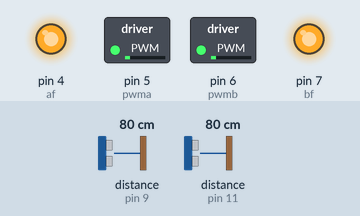
Recording of a sketch running on a simulated Arduino Mega 2560, built with avr-gcc and run on an emulated ATmega2560. On the bench: switched loads named in the sketch (green lamp = pin HIGH), output pins drawn as LEDs (lit = HIGH). Wiring (inferred from the names in the program): 2 × ultrasonic range finder: trigger pin 8, echo pin 9 / trigger pin 10, echo pin 11. Dashed ring = blinking. The test bench sets the inputs (shaded band); at power-on: distance to the obstacle (sensors on pin 9, pin 11) 80 cm. The echo pulse lasts 58.3 µs per cm; pins used as bus, display or sensor lines are not drawn; what the sketch prints to the serial monitor is not drawn.

Above: at 1.3 s.
1.4 s: distance to the obstacle (sensor on pin 9) set to 60 cm
At 2.1 s:
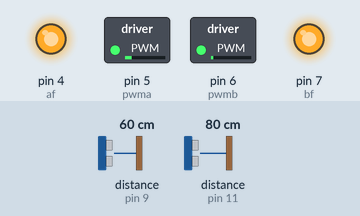
4.5 s: distance to the obstacle (sensor on pin 11) set to 2 cm
At 6.2 s:
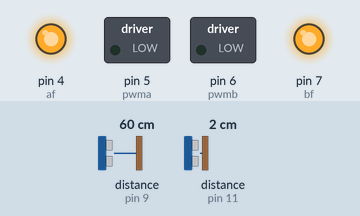
6.5 s: distance to the obstacle (sensor on pin 11) set to 18 cm
8.0 s: distance to the obstacle (sensor on pin 11) set to 23 cm
At 8.9 s:
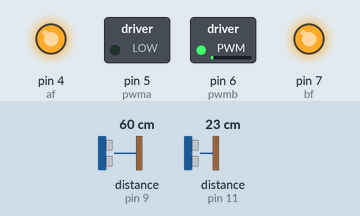
9.5 s: distance to the obstacle (sensor on pin 9) set to 4 cm
At 9.9 s:
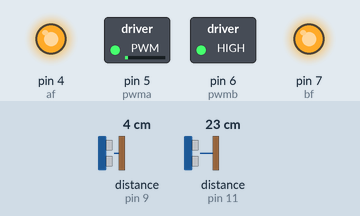
11.5 s: distance to the obstacle (sensor on pin 9) set to 120 cm
At 12.3 s:
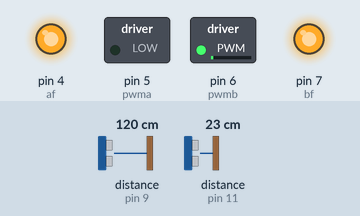
Timing chart, 0 to 14.0 s (numbered marks = the images above; inputs shaded):
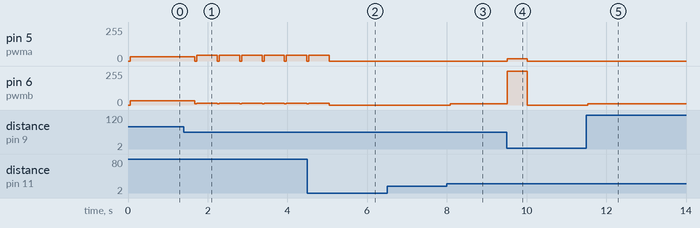

Measured:
- after the input at 1.4 s, pin 5 (pwma): alternates 42/255 for 0.51 s and 0/255 for 0.05 s, starting after 0.28 s; pin 6 (pwmb): alternates 13/255 for 0.51 s and 10/255 for 0.05 s, starting after 0.28 s
- after the input at 4.5 s, pin 5 (pwma): goes on until 5.0 s, then stays 0/255
- after the input at 6.5 s, every drawn part: stays the same
- after the input at 8.0 s, pin 6 (pwmb): 0/255 → 10/255 after 0.08 s
- after the input at 9.5 s, pin 5 (pwma): 0/255 → 18/255 at once, → 0/255 0.50 s later; pin 6 (pwmb): 10/255 → 255/255 at once, → 0/255 0.50 s later
- after the input at 11.5 s, pin 6 (pwmb): 0/255 → 10/255 at once

The sketch:

little_car_code.ino
```cpp
const int trigPin1 = 8;
const int echoPin1 = 9;
const int trigPin2 = 10;
const int echoPin2 = 11;


//  const int trig[4] = {37, 22, 8, 42};
//  const int echo[4] = {35, 24, 9, 40};

int af = 4;
//  int as = 12;

int bf = 7;
//  int bs = 6;

int pwma = 5;
int pwmb = 6;

const int inter_time = 500;
int time = 0;
int data = 1;

double distance1;
double distance2;
double distance3;
double distance4;

double ANG1;
double ANG2;
double ANG3;

double trigBetween = 20;
double wheelBetween = 50;
int T_Catch_up = 2;

float V0;
float V1_plus;
float V2_plus;

int Pa;
int Pb;

// 開關相關腳位及變數
boolean state = false;
boolean buttonUp = true;
int SwitchPin = 31;

//-----------------------------SetUpIsHere--------------------------------------------------------------
void setup() {
    Serial.begin(9600);
    /*
    for (int i = 0; i < 4; i++){
      pinMode (trig[i], OUTPUT);    //  超音波腳位工作模式 TRIG
      pinMode (echo[i], INPUT);     //  ............... ECHO
    }
    */
    pinMode (trigPin1, OUTPUT);
    pinMode (echoPin1, INPUT);
    pinMode (trigPin2, OUTPUT);
    pinMode (echoPin2, INPUT);
    /*
    pinMode (trigPin3, OUTPUT);
    pinMode (echoPin3, INPUT);
    pinMode (trigPin4, OUTPUT);
    pinMode (echoPin4, INPUT);
    */

    //  模塊角位工作模式
    pinMode (af, OUTPUT);
    //  pinMode (as, OUTPUT);
    pinMode (bf, OUTPUT);
    //  pinMode (bs, OUTPUT);

    //  馬達初始轉速 (往前), (速度60)
    //  analogWrite(pwma, 60);
    //  analogWrite(pwmb, 60);
    digitalWrite(af, HIGH);
    //  digitalWrite(as, LOW);
    digitalWrite(bf, HIGH);
    //  digitalWrite(bs, LOW);

    //  開關初始設定
    /*
    pinMode(SwitchPin, INPUT);
    digitalWrite(SwitchPin, HIGH);  //  上拉電阻
    */
}

double ping1() {
    digitalWrite(trigPin1,HIGH) ; //觸發腳位設定為高電位
    delayMicroseconds(10);   //持續5微秒
    digitalWrite(trigPin1,LOW) ;
    distance1 = pulseIn(echoPin1,HIGH) / 58.0;
    if (distance1 >= 350){
      return 350  ;  // 換算成 cm 並傳回
    }  else return  (distance1);
}


double ping2() {
    digitalWrite(trigPin2,HIGH) ; //觸發腳位設定為高電位
    delayMicroseconds(10);   //持續5微秒
    digitalWrite(trigPin2,LOW) ;
    distance2 = pulseIn(echoPin2,HIGH) / 58.0;
    if (distance2 >= 350){
      return 350  ;  // 換算成 cm 並傳回
    }  else return  (distance2);
}

double angle_data(float x, float y){

    ANG1 = acos((pow(x, 2) + pow(trigBetween, 2) - pow(y, 2)) / (2 * x * trigBetween)) * 180 / PI ;
    ANG2 = acos((pow(y, 2) + pow(trigBetween, 2) - pow(x, 2)) / (2 * y * trigBetween)) * 180 / PI ;

    distance3 = sqrt(pow(y, 2) + pow((trigBetween / 2), 2) - 2 * y * (trigBetween / 2) * cos(ANG2 / 180 * PI));

    ANG3 = acos((pow(distance3, 2) + pow((trigBetween / 2), 2) - pow(x, 2)) / (2 * distance3 * (trigBetween / 2))) * 180 / PI ;

    Serial.println("ANG3(未修正) = " + String(ANG3));

    float omega;

    if (ANG3 >= 90){
        ANG3 = ANG3 - 90;
        omega = ANG3 * PI / 180 / T_Catch_up;
    } else{
        ANG3 = 90 - ANG3;
        omega = ANG3 * PI / 180 / T_Catch_up * (-1);
    }

    /*
    Serial.println("角度1(L) = " + String(ANG1));
    Serial.println("角度2(R) = " + String(ANG2));
    Serial.println("角度3(target) = " + String(ANG3) + " 度");
    Serial.println("distance3(target) = " + String(distance3) + " (cm)");

    Serial.println("轉速 = " + String(omega) + "rad/s");
    */

    V1_plus = omega * wheelBetween / 2;
    V2_plus = omega * wheelBetween / 2 * (-1);
    /*
    Serial.println("V1_plus = " + String(V1_plus) + "(cm/s)");
    Serial.println("V2_plus = " + String(V2_plus) + "(cm/s)");
    */
}
    // 這邊要用pwma, pwmb 算出初始速度，上面的初始值設定為60，找出速度對pwm的關係，藉此可知初始速度V_01, V_02
    // 接著用return 回傳V_plus + V0，藉此算出兩輪車速。

double Speed_Cal(){

    float VToPwm = 0.8;
    V0 = distance3 / T_Catch_up;

    float V1 = V0 + V1_plus;
    float V2 = V0 + V2_plus;
    Serial.println("V1 = " + String(V1));
    Serial.println("V2 = " + String(V2));


    //  VToPwm是速度換PWM值得係數，此係數還待更加精準的測量

    Pa = V2 * VToPwm;
    Pb = V1 * VToPwm;
    if (Pa > 255){
        Pa = 255;
    }
    if (Pb > 255){
        Pb = 255;
    }

    Serial.println("Pa = " + String(Pa));
    Serial.println("Pb = " + String(Pb));
    digitalWrite (af, HIGH);
    digitalWrite (bf, HIGH);
    analogWrite(pwma, Pa);
    analogWrite(pwmb, Pb);

}

double Find_Someone(double x, double y){
    Serial.println("search");
    double lastD1;
    double lastD2;
    if (lastD1 >= lastD2){

        Pa = 0;
        Pb = 10;
        analogWrite(pwma, Pa);
        analogWrite(pwmb, Pb);
        lastD1 = ping1();
        lastD2 = ping2();

    }else{

        Pa = 15;
        Pb = 0;
        analogWrite(pwma, Pa);
        analogWrite(pwmb, Pb);

    }

    lastD1 = ping1();
    lastD2 = ping2();
    distance1 = lastD1;
    distance2 = lastD2;
    distance4 = abs(distance1 - distance2);
    //  Serial.println("NewD1 = " + String(distance1) + "NewD2 = " + String(distance2));

}

//-----------------------------LoopIsHere----------------------------------------------------------------

void loop() {
    /*
    if(digitalRead(SwitchPin) != HIGH && buttonUp == true) {
        state = !state;
        buttonUp = false;
    } else if (digitalRead(SwitchPin) == HIGH && buttonUp != true) {
        buttonUp = true;
      }
    delay(10);
    */

        String str1 ="";
        distance1  = ping1();
        distance2  = ping2();

        str1 = " Distance1=" + String(distance1) + "cm , Distance2=" + String(distance2) + " cm" ;
        Serial.println(str1) ;


        //  控制馬達的轉動方式放在這
        if (distance1 <= 20  ||  distance2 <= 20){

            analogWrite(pwma, 0);
            analogWrite(pwmb, 0);
            Serial.println("Stop");

        } else {

            digitalWrite (af, HIGH);
            digitalWrite (bf, HIGH);

            distance4 = abs(distance1 - distance2);

            while (distance4 > 20){

                Find_Someone(distance1, distance2);

            }

            angle_data(distance1, distance2);
            Speed_Cal();

          }
        delay(500);

}
```
